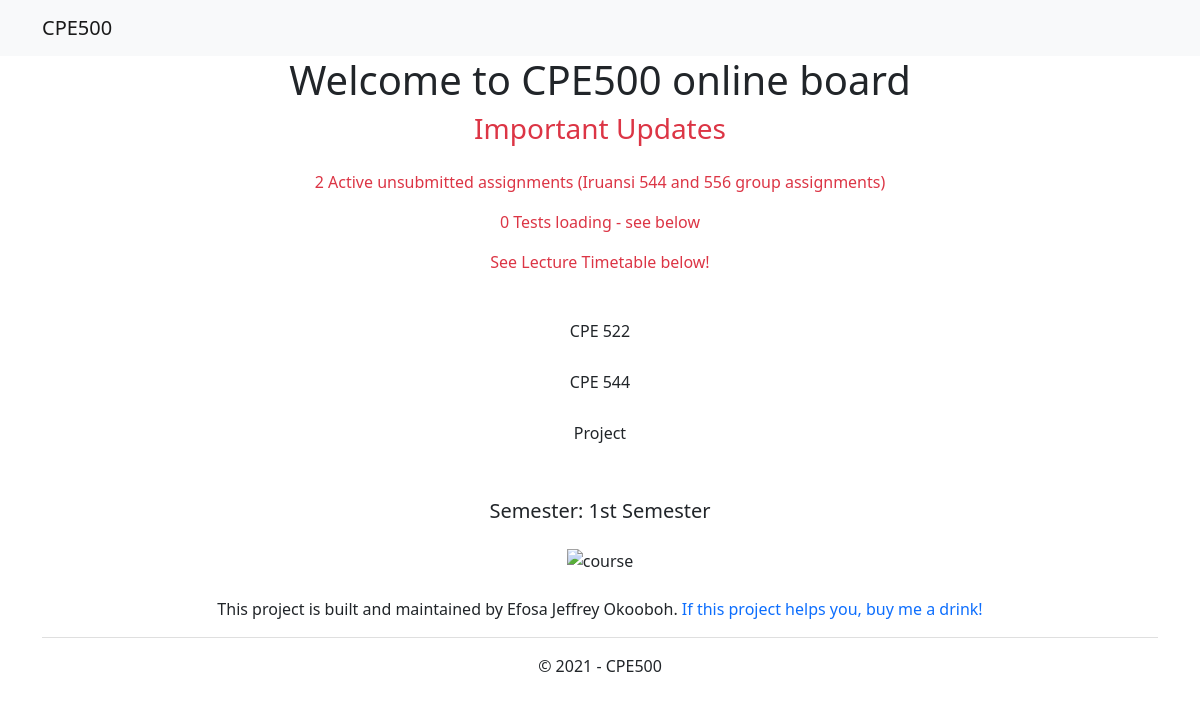
The page / on the database its author committed.
### front/models.py (models this page shows, shortened)
class Update(models.Model):
    message = models.TextField()
    is_active = models.BooleanField(default=True)
    date_added = models.DateTimeField(auto_now_add=True)

class Course(models.Model):
    course_code = models.CharField(max_length=30)

### front/views.py (the view)
# urls.py: path('', views.dashboard)
def dashboard(request):
    updates = Update.objects.filter(
        is_active=True).order_by('-date_added')
    courses = Course.objects.all()
    semester = Semester.objects.all()
    materials = Material.objects.all()
    context = {
        'updates': updates,
        'courses': courses,
        'materials': materials
    }
    if semester.exists():
        semester = semester[0]
        current_semester = "1st Semester" if int(
            semester.current_semester) == 1 else "2nd Semester"
        current_semester_time_table = semester.current_semester_time_table
        context.update({'current_semester': current_semester,
                        'current_semester_time_table': current_semester_time_table, })
    return render(request, template_name="index.html", context=context)

### front/templates/index.html (shortened to what this page needs)
{% extends 'base.html' %} {% block content %}
<main class="container text-center">
  <h1>Welcome to CPE500 online board</h1>
  <h3 class="text-danger">Important Updates</h3>
  <div class="py-3">
    {% for update in updates %}
    <p class="text-danger">{{ update.message }}</p>
    <p>{% endfor %}</p>
  </div>
  <div class="accordion accordion-flush" id="accordionFlushExample">
    {% for course in courses %}
    <div class="accordion-item">
      <h2 class="accordion-header" id="flush-headingOne">
        <button
          class="accordion-button collapsed d-block text-center"
          type="button"
          data-bs-toggle="collapse"
          data-bs-target="#flush-collapseOne{{ forloop.counter }}"
          aria-expanded="false"
          aria-controls="flush-collapseOne{{ forloop.counter }}"
        >
          {{ course.course_code }}
        </button>
      </h2>
      {% empty %}
      <p class="text-warning">No course yet</p>
    </div>
    {% endfor %}
    <div class="py-4">
      <h5 class="py-3">Semester: {{ current_semester }}</h5>
      <img src="{{ current_semester_time_table.url }}" alt="course" />
    </div>
    <p>
      This project is built and maintained by Efosa Jeffrey Okooboh.
      <a style="text-decoration: none" href=""
        >If this project helps you, buy me a drink!</a
      >
    </p>
  </div>
  <p class="pt-3 text-center">&copy; 2021 - CPE500</p>
</main>
{% endblock content %}

### templates/base.html (shortened to what this page needs)
<!DOCTYPE html>
<html lang="en">
  <head>
    <link
      href="https://cdn.jsdelivr.net/npm/bootstrap@5.0.2/dist/css/bootstrap.min.css"
      rel="stylesheet"
    />
  </head>
  <body>
    <nav class="navbar navbar-expand-lg navbar-light bg-light">
      <div class="container">
        <a class="navbar-brand" href="#">CPE500</a>
      </div>
    </nav>
    {% block content %} {% endblock content %}
  </body>
</html>

### rows shown on the page
Update: message "2 Active unsubmitted assignments (Iruansi 544 and 556 group assignments)"
Update: message "0 Tests loading - see below"
Update: message "See Lecture Timetable below!"
Course: course_code "CPE 522"
Course: course_code "CPE 544"
Course: course_code "Project"

### other values the page prints
{{ current_semester }} "1st Semester"
